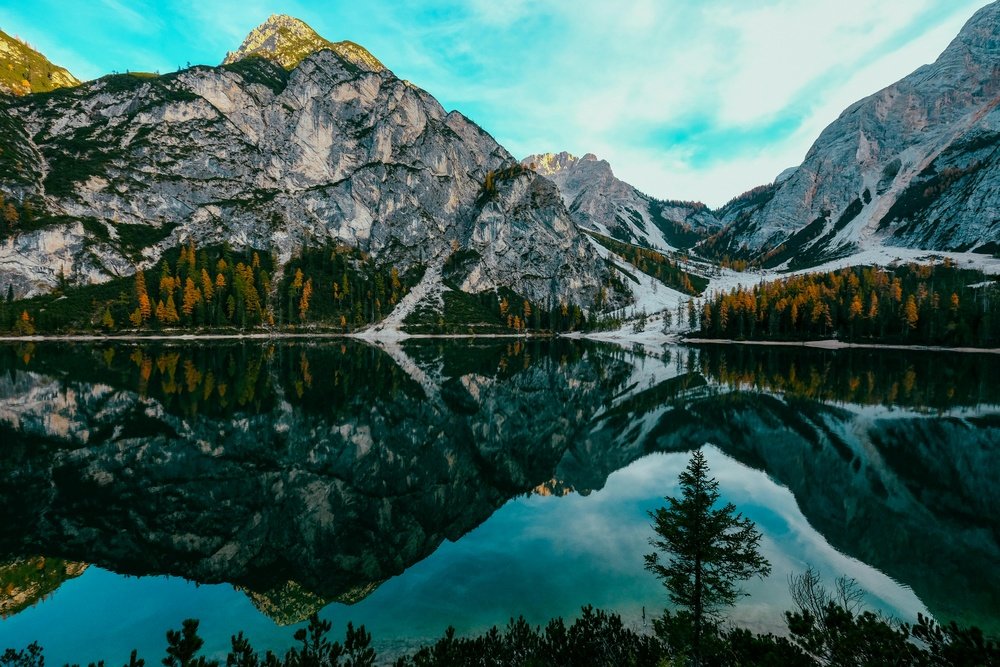
#> input picture img/imgpru.jpg, 1000 x 667 px, shrunk from 6000 x 4000 before the run, found by its file name
$ jupyter execute --allow-errors 02_clase_abriendo_Imagen.ipynb   (shell and % lines are left out)   (older library calls are emulated)
#> lines starting #> are read from the running program, lines starting #| are printed output that depends on the picture; long printed decimals are rounded
[cell 1]
from PIL import Image
from matplotlib import pyplot as plt
from collections import Counter
from scipy import ndimage as ndi
from skimage import feature
import scipy.misc
import numpy as np
import statistics
import random
import scipy
import time
import matplotlib.pyplot as plt
import cv2
import numpy as np

[cell 2]
from PIL import Image
from matplotlib import pyplot as plt
from collections import Counter
from scipy import ndimage as ndi
from skimage import feature
import numpy as np
import cv2

# Cargar una imagen con PIL
image_path = r"..//img\imgpru.jpg"
original_image = Image.open(image_path)
#> original_image is the input picture: PIL image 1000x667 RGB; mean R, G, B 59.7, 94.6, 89.3

# Mostrar la imagen original
plt.imshow(original_image)
plt.title('Imagen Original')
plt.show()

# Convertir la imagen a un array de numpy para procesamiento
image_array = np.array(original_image)

# Operaciones de procesamiento de imagen con OpenCV
gray_image = cv2.cvtColor(image_array, cv2.COLOR_RGB2GRAY)
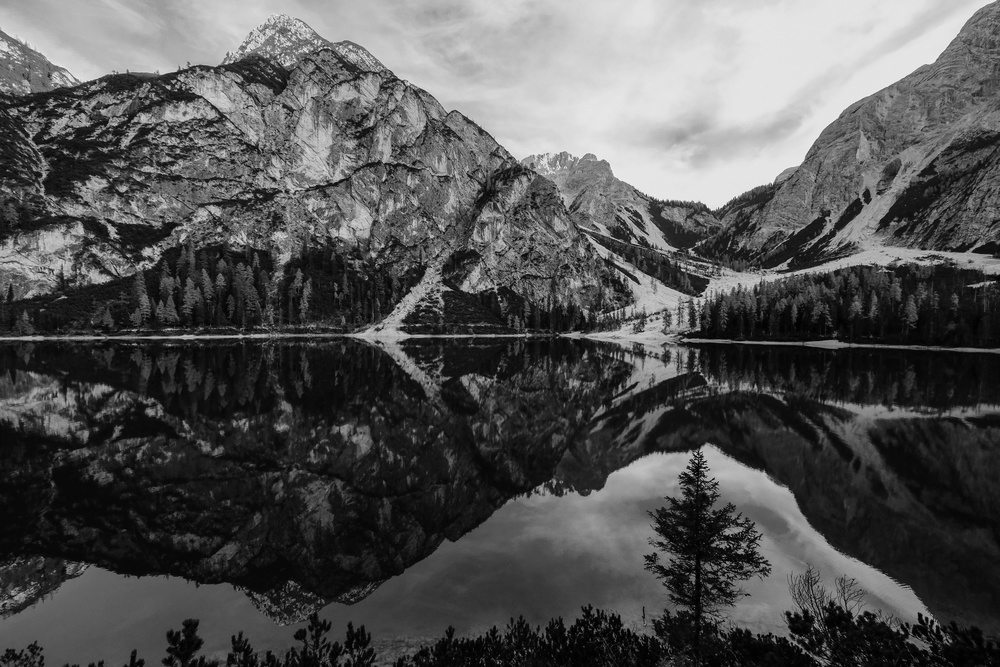
#> gray_image: shape (667, 1000); min 0, max 250, mean 83.6
blurred_image = cv2.GaussianBlur(gray_image, (5, 5), 0)

# Mostrar la imagen procesada con OpenCV
plt.imshow(blurred_image, cmap='gray')
plt.title('Imagen Procesada con OpenCV')
plt.show()

# Operaciones de procesamiento de imagen con scikit-image
edges = feature.canny(blurred_image, sigma=1)
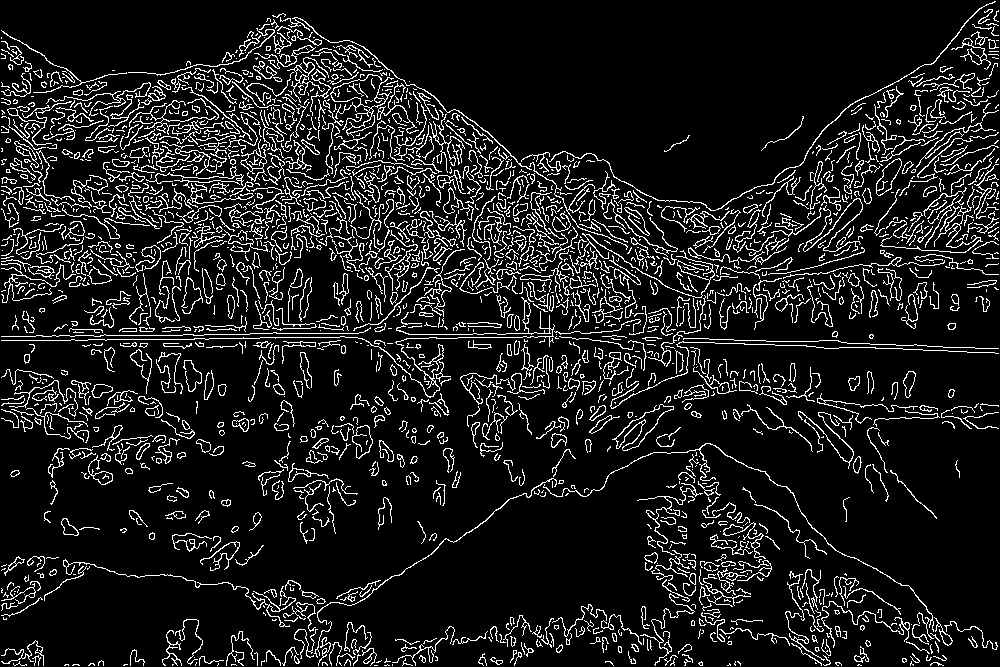
#> edges: shape (667, 1000) bool; 10.9% white in thin lines or dots

# Mostrar los bordes detectados con scikit-image
plt.imshow(edges, cmap='gray')
plt.title('Bordes Detectados con scikit-image')
plt.show()

# Operaciones de procesamiento de imagen con scipy
labeled_image, num_labels = ndi.label(edges)
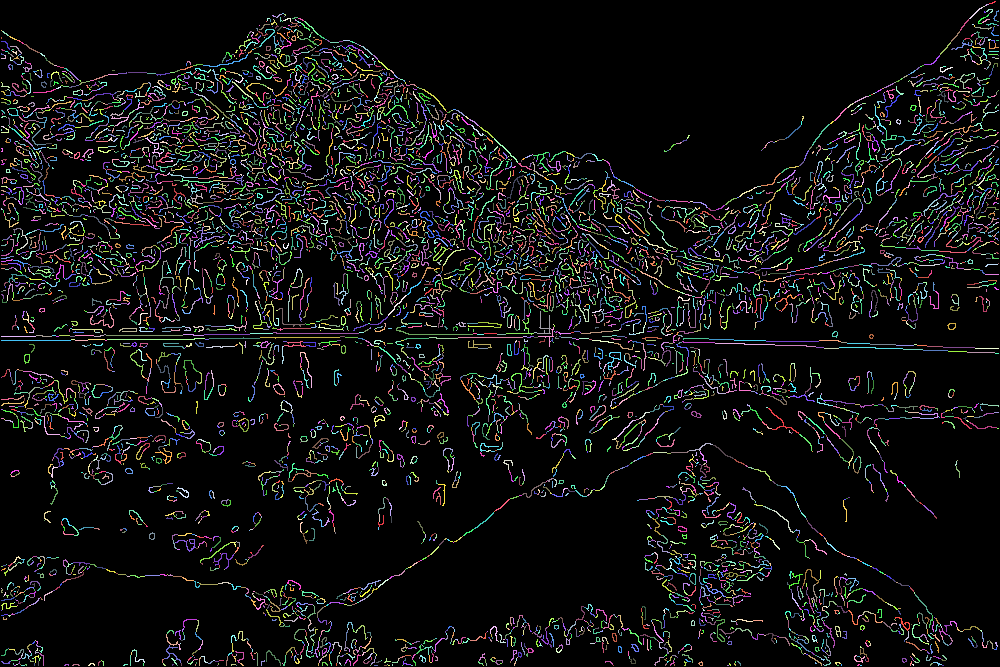
#> labeled_image: shape (667, 1000) int32; 10141 distinct labels, from 0 to 10140; one colour per label, 0 black
#> num_labels = 10140
label_counts = Counter(labeled_image.flatten())
#> label_counts = 10141 items

# Mostrar la imagen etiquetada y el número de regiones encontradas
plt.imshow(labeled_image, cmap='nipy_spectral')
plt.title(f'Imagen Etiquetada - {num_labels} Regiones')
plt.show()

# Estadísticas sobre las regiones encontradas
region_sizes = list(label_counts.values())
#> region_sizes = 10141 values, max 594111 at index 0, min 1 at index 9, mean 65.77
mean_size = statistics.mean(region_sizes)
#> mean_size = 65.77
median_size = statistics.median(region_sizes)
#> median_size = 5

print(f"Número total de regiones encontradas: {num_labels}")
#| Número total de regiones encontradas: 10140
print(f"Tamaño medio de las regiones: {mean_size}")
#| Tamaño medio de las regiones: 65.773
print(f"Tamaño mediano de las regiones: {median_size}")
#| Tamaño mediano de las regiones: 5

[cell 3]
def open_img(img):
    route = (r"..//img/" + img)
    img=Image.open(route)
    plt.imshow(img)
    plt.title('Imagen Original')
    plt.show()
    img.show()

#> (the rest of this cell did not finish here and is left out)

Leer una imagen con Jupyter

[cell 4]
import matplotlib.pyplot as plt
import cv2
import numpy as np


plt.rcParams['figure.figsize'] = [10, 5]

[cell 5]
img = cv2.imread('..//img/yop.jpg')

#> (the rest of this cell did not finish here and is left out)

#> (a cell that did not finish here is left out)

[cell 7]
image = cv2.imread(r'C:\Users\edu79\Documents\Procesamiento digital de imagenes\Procesamiento Digital de Imagenes\img\yop.jpg',cv2.IMREAD_COLOR)
plt.figure()
plt.subplot(141)
plt.title('tittle')
# plt.imshow(cv2.cvtColor(image, cv2.COLOR_BGR2RGB))
#> (the rest of this cell did not finish here and is left out)

[cell 8]
import cv2
import numpy as np
import matplotlib.pyplot as plt


image = cv2.imread(r'..//img/yop.jpg', cv2.IMREAD_GRAYSCALE)
# guardamos profundidad para mostrar
#> (the rest of this cell did not finish here and is left out)

[cell 9]
plt.rcParams['figure.figsize'] = [10,4]


imgInicialBGR = cv2.imread(r'..//img\sipo.jpg')
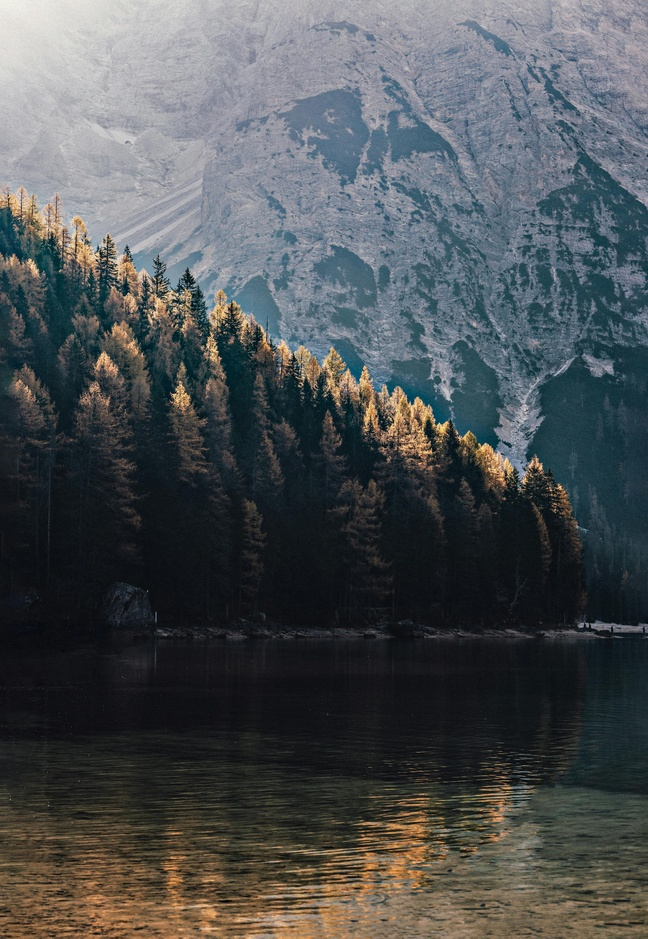
#> input picture img/sipo.jpg, 648 x 939 px, shrunk from 3890 x 5632 before the run, found by its file name
#> imgInicialBGR is the input picture: shape (939, 648, 3); mean B, G, R 82.8, 80.9, 76.9
print(imgInicialBGR.shape)
#| (939, 648, 3)

plt.imshow(cv2.cvtColor(imgInicialBGR, cv2.COLOR_BGR2RGB))
plt.show()

imgRGB = plt.imread(r'..//img\sipo.jpg')
print(imgRGB.shape)
#| (939, 648, 3)
# print(imgRGB)
plt.imshow(imgRGB)
plt.show()
